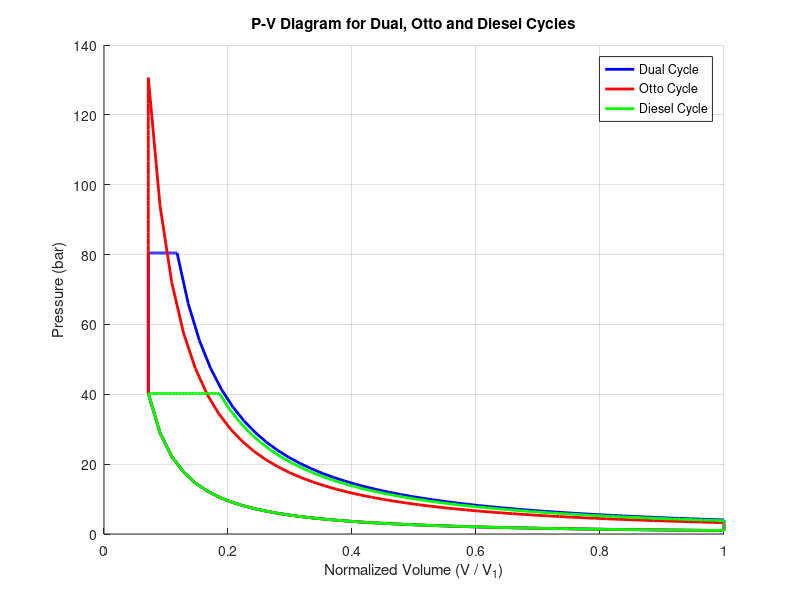

Write the MATLAB code that produced this figure.
clc; clear; close all
%َعلی موجودی
%40126093

% -------------------- دادهها --------------------
P1 = 100000; % فشار اولیه (Pa)
T1 = 300;    % دمای اولیه (K)
k = 1.4;
c_v = 718;
c_p = 1005;
q_in1 = 1390723; % گرمای ورودی
CR = 14; % نسبت تراکم

% حجمها (نسبی)
V1 = 1;
V2 = V1 / CR;

n_points = 50;

% -------------------- سیکل دوآل (چرخه ایدهآل) با صورتمسأله --------------------
CR = 14;  % میتوانی از حلقه یا sweep هم استفاده کنی

% مرحله 1->2 ایزنتروپیک (تراکم)
P2 = P1 * CR^k;
T2 = T1 * CR^(k-1);

% مرحله 2->3 ایزوکوریک (نسبت فشار 2 برابر)
P3 = 2 * P2;
T3 = T2 * 2;

% حجم V3 در پایان تراکم ایزنتروپیک
V3 = V2;

% محاسبه V4 از cut-off 5% استروک
stroke = V1 - V2;
V4 = V3 + 0.05 * stroke;

% مرحله 3->4 ایزوبار (P ثابت ⇒ T ∝ V)
T4 = T3 * (V4/V3);
P4 = P3; % فشار ثابت

% محدودیت T4 ≤ 2500K
if T4 > 2500
    warning('T4=%.0f K > 2500 K: باید انرژی گرمایی ورودی کاهش یابد یا CR کم شود.', T4);
end

% مرحله 4->5 ایزنتروپیک انبساط به V1
V5 = V1;
P5 = P4 * (V4/V5)^k;
T5 = T4 * (V4/V5)^(k-1);

% مسیرها برای رسم:
V_12_dual = linspace(V1, V2, n_points);
P_12_dual = P1 * (V1 ./ V_12_dual).^k;

V_23_dual = V2 * ones(1, n_points);
P_23_dual = linspace(P2, P3, n_points);

V_34_dual = linspace(V3, V4, n_points);
P_34_dual = P3 * ones(1, n_points);

V_45_dual = linspace(V4, V5, n_points);
P_45_dual = P4 * (V4 ./ V_45_dual).^k;

V_51_dual = V1 * ones(1, n_points);
P_51_dual = linspace(P5, P1, n_points);

V_dual = [V_12_dual V_23_dual V_34_dual V_45_dual V_51_dual];
P_dual = [P_12_dual P_23_dual P_34_dual P_45_dual P_51_dual];


% -------------------- سیکل اتو --------------------
T2_ot = T1 * CR^(k - 1);
P2_ot = P1 * CR^k;
T3_ot = T2_ot + q_in1 / c_v;
P3_ot = P2_ot * (T3_ot / T2_ot);
P4_ot = P3_ot * (1/CR)^k;

V3_ot = V2; % ایزوکوریک
V4_ot = V1;

V_12_ot = linspace(V1, V2, n_points);
P_12_ot = P1 * (V1 ./ V_12_ot).^k;

V_23_ot = V2 * ones(1, n_points);
P_23_ot = linspace(P2_ot, P3_ot, n_points);

V_34_ot = linspace(V3_ot, V4_ot, n_points);
P_34_ot = P3_ot * (V3_ot ./ V_34_ot).^k;

V_41_ot = V1 * ones(1, n_points);
P_41_ot = linspace(P4_ot, P1, n_points);

V_otto = [V_12_ot V_23_ot V_34_ot V_41_ot];
P_otto = [P_12_ot P_23_ot P_34_ot P_41_ot];

% -------------------- سیکل دیزل --------------------
T2_dies = T2_ot;
P2_dies = P2_ot;
P3_dies = P2_dies;
T3_dies = T2_dies + q_in1 / c_p;
r_c_dies = T3_dies / T2_dies;
V3_dies = V2 * r_c_dies;
V4_dies = V1;

P4_dies = P3_dies * (CR / r_c_dies)^(-k);

V_12_dies = linspace(V1, V2, n_points);
P_12_dies = P1 * (V1 ./ V_12_dies).^k;

V_23_dies = linspace(V2, V3_dies, n_points);
P_23_dies = P2_dies * ones(1, n_points);

V_34_dies = linspace(V3_dies, V4_dies, n_points);
P_34_dies = P3_dies * (V3_dies ./ V_34_dies).^k;

V_41_dies = V1 * ones(1, n_points);
P_41_dies = linspace(P4_dies, P1, n_points);

V_diesel = [V_12_dies V_23_dies V_34_dies V_41_dies];
P_diesel = [P_12_dies P_23_dies P_34_dies P_41_dies];

% -------------------- رسم نمودار --------------------
figure
hold on
plot(V_dual, P_dual / 1e5, 'b-', 'LineWidth', 2, 'DisplayName', 'Dual Cycle')
plot(V_otto, P_otto / 1e5, 'r-', 'LineWidth', 2, 'DisplayName', 'Otto Cycle')
plot(V_diesel, P_diesel / 1e5, 'g-', 'LineWidth', 2, 'DisplayName', 'Diesel Cycle')

xlabel('Normalized Volume (V / V_1)')
ylabel('Pressure (bar)')
title('P-V Diagram for Dual, Otto and Diesel Cycles')
legend('Location', 'best')
grid on
hold off
